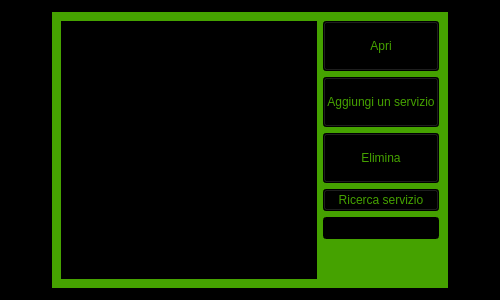
<?xml version="1.0" encoding="UTF-8"?>
<ui version="4.0">
 <class>vista_lista_servizi</class>
 <widget class="QWidget" name="vista_lista_servizi">
  <property name="geometry">
   <rect>
    <x>0</x>
    <y>0</y>
    <width>500</width>
    <height>300</height>
   </rect>
  </property>
  <property name="minimumSize">
   <size>
    <width>500</width>
    <height>300</height>
   </size>
  </property>
  <property name="windowTitle">
   <string>Lista Servizi</string>
  </property>
  <property name="styleSheet">
   <string notr="true">background-color: rgb(0, 0, 0);</string>
  </property>
  <layout class="QGridLayout" name="gridLayout">
   <item row="0" column="0" alignment="Qt::AlignHCenter|Qt::AlignVCenter">
    <widget class="QWidget" name="widget" native="true">
     <property name="styleSheet">
      <string notr="true">background-color: rgb(69, 162, 0);</string>
     </property>
     <layout class="QGridLayout" name="gridLayout_2">
      <item row="0" column="0">
       <layout class="QHBoxLayout" name="horizontalLayout" stretch="3,1">
        <item>
         <widget class="QListView" name="list_view">
          <property name="styleSheet">
           <string notr="true">background-color: rgb(0, 0, 0);
color: rgb(255, 255, 255);</string>
          </property>
          <property name="editTriggers">
           <set>QAbstractItemView::NoEditTriggers</set>
          </property>
         </widget>
        </item>
        <item>
         <layout class="QVBoxLayout" name="verticalLayout">
          <item>
           <widget class="QPushButton" name="open_button">
            <property name="minimumSize">
             <size>
              <width>0</width>
              <height>50</height>
             </size>
            </property>
            <property name="maximumSize">
             <size>
              <width>16777215</width>
              <height>50</height>
             </size>
            </property>
            <property name="styleSheet">
             <string notr="true">color: rgb(69, 162, 0);
background-color: rgb(0, 0, 0);</string>
            </property>
            <property name="text">
             <string>Apri</string>
            </property>
           </widget>
          </item>
          <item>
           <widget class="QPushButton" name="open_button_2">
            <property name="minimumSize">
             <size>
              <width>0</width>
              <height>50</height>
             </size>
            </property>
            <property name="maximumSize">
             <size>
              <width>16777215</width>
              <height>50</height>
             </size>
            </property>
            <property name="styleSheet">
             <string notr="true">color: rgb(69, 162, 0);
background-color: rgb(0, 0, 0);</string>
            </property>
            <property name="text">
             <string>Aggiungi un servizio</string>
            </property>
           </widget>
          </item>
          <item>
           <widget class="QPushButton" name="open_button_3">
            <property name="minimumSize">
             <size>
              <width>0</width>
              <height>50</height>
             </size>
            </property>
            <property name="maximumSize">
             <size>
              <width>16777215</width>
              <height>50</height>
             </size>
            </property>
            <property name="styleSheet">
             <string notr="true">color: rgb(69, 162, 0);
background-color: rgb(0, 0, 0);</string>
            </property>
            <property name="text">
             <string>Elimina</string>
            </property>
           </widget>
          </item>
          <item>
           <widget class="QPushButton" name="pushButton">
            <property name="styleSheet">
             <string notr="true">color: rgb(69, 162, 0);
background-color: rgb(0, 0, 0);</string>
            </property>
            <property name="text">
             <string>Ricerca servizio</string>
            </property>
           </widget>
          </item>
          <item>
           <widget class="QLineEdit" name="lineEdit">
            <property name="styleSheet">
             <string notr="true">background-color: rgb(0, 0, 0);
color: rgb(255, 255, 255);</string>
            </property>
           </widget>
          </item>
          <item>
           <spacer name="verticalSpacer">
            <property name="orientation">
             <enum>Qt::Vertical</enum>
            </property>
            <property name="sizeHint" stdset="0">
             <size>
              <width>20</width>
              <height>40</height>
             </size>
            </property>
           </spacer>
          </item>
         </layout>
        </item>
       </layout>
      </item>
     </layout>
    </widget>
   </item>
  </layout>
 </widget>
 <resources/>
 <connections/>
</ui>
